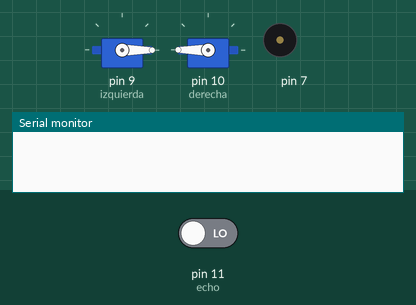
Recording of a sketch running on a simulated Arduino Uno, built with avr-gcc and run on an emulated ATmega328P. Shown: 2 × servo, buzzer (waves = sounding), the last lines printed to the serial monitor. The inputs (shaded band) are chosen by the test bench; at power-on: pin 11 (echo) LOW. Random numbers use the default seed unless the sketch sets one.

Above: at 0.1 s.
At 3.1 s:
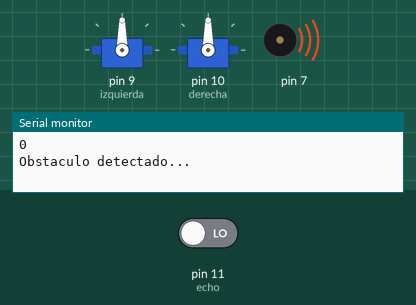
At 14.4 s:
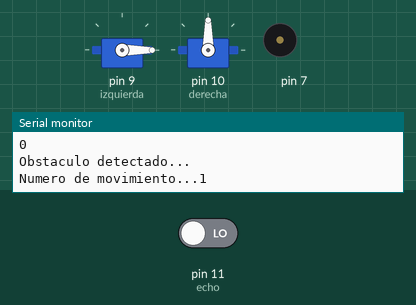
At 29.9 s:
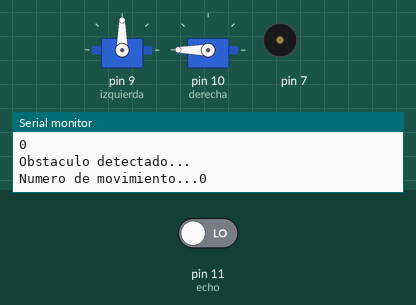
At 35.6 s:
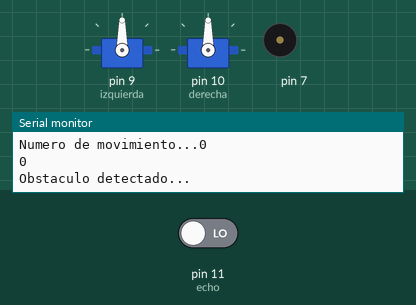
Timing chart, 0 to 40.0 s (numbered marks = the images above):
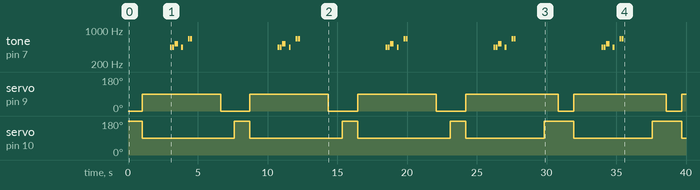

The sketch:

petronilo2015.ino
```cpp
#include<Servo.h>
#include "pitches.h"
int melody[] = {
                NA4,NA4,NC5,0,NA4,0,NE5,NE5,NE5,0,ND5,0,
                ND5,ND5,NE5,0,0,NE5,NE5,NE5,NE5,0,0,
                NE5,NE5,NE5,NE5,NE5,NE5,NE5,NE5,NE5,NE5,NE5,NE5,NE5,NE5,NE5,NE5,NE5,
                NE5,NE5,NE5,NE5,NE5,NE5,NE5,NE5,NE5,NE5,NE5,NE5,NE5,NE5,NE5,0,0,
                NA4,NA4,NC5,NC5,NA4,0,0
                };


int noteDurations[] = {
                       8,8,4,8,8,4,8,8,4,8,8,4, // 12
                       8,8,4,8,4,8,8,8,4,8,4, // 11
                       8,8,8,8,8,8,8,8,8,8,8,4,4,4,4,16,16, // 17
                       16,16,16,16,16,16,16,16,16,16,16,16,16,16,1,1,4, // 17
                       8,8,8,8,4,1,4 // 7
                       };
Servo izquierda,derecha;
int distancia=0;
int tiempo=0;
int echo=11;
int trig=12;
boolean giradoIzq=false;
void setup(){
  Serial.begin(9600);
  pinMode(trig, OUTPUT); /*activación del pin 9 como salida: para el pulso ultrasónico*/
  pinMode(echo, INPUT); /*activación del pin 8 como entrada: tiempo del rebote del ultrasonido*/
  izquierda.attach(9);
  derecha.attach(10);
  adelante();

}

void loop(){

calculaDistancia();
obstDetect(distancia);
delay(100);
}

void calculaDistancia(){
    digitalWrite(trig,LOW); /* Por cuestión de estabilización del sensor*/
  delayMicroseconds(5);
  digitalWrite(trig, HIGH); /* envío del pulso ultrasónico*/
  delayMicroseconds(10);
  tiempo=pulseIn(echo, HIGH); /* Función para medir la longitud del pulso entrante. Mide el tiempo que transcurrido entre el envío
  del pulso ultrasónico y cuando el sensor recibe el rebote, es decir: desde que el pin 12 empieza a recibir el rebote, HIGH, hasta que
  deja de hacerlo, LOW, la longitud del pulso entrante*/
  distancia= int(0.017*tiempo); /*fórmula para calcular la distancia obteniendo un valor entero*/
Serial.println(distancia);
  delay(10);

}
void obstDetect(int dist){
  if (dist<20){
    Serial.println("Obstaculo detectado...");
    alto();
    delay(2000);
    toca();
    delay(2000);
decideMovimiento();

  }else{
   adelante();
  }

}
void adelante(){
  izquierda.write(0);
derecha.write(180);

}
void atras(){
  izquierda.write(180);
derecha.write(0);

}
void giraIzquierda(){
  izquierda.write(90);
derecha.write(180);

}
void giraDerecha(){
  izquierda.write(0);
derecha.write(90);

}
void alto(){
 izquierda.write(90);
derecha.write(90);

}
void decideMovimiento(){
 int movimiento=(int)random (2);
 Serial.print("Numero de movimiento...");
 Serial.println(movimiento);
switch (movimiento){
 case 0:
 giraIzquierda();
 delay(1000);
 adelante();
 break;

 case 1:
 giraDerecha();
 delay(1000);
 adelante();
 break;

}

}
void toca(){
  for (int thisNote = 0; thisNote < 8; thisNote++) {

    // to calculate the note duration, take one second
    // divided by the note type.
    //e.g. quarter note = 1000 / 4, eighth note = 1000/8, etc.
    int noteDuration = 1000/noteDurations[thisNote];
    tone(7, melody[thisNote],noteDuration);

    // to distinguish the notes, set a minimum time between them.
    // the note's duration + 30% seems to work well:
    int pauseBetweenNotes = noteDuration * 1.30;
    delay(pauseBetweenNotes);
    // stop the tone playing:
    noTone(8);
  }
}
```

pitches.h
```cpp
/*************************************************
 * Public Constants
 *************************************************/

#define NB0  31
#define NC1  33
#define NCS1 35
#define ND1  37
#define NDS1 39
#define NE1  41
#define NF1  44
#define NFS1 46
#define NG1  49
#define NGS1 52
#define NA1  55
#define NAS1 58
#define NB1  62
#define NC2  65
#define NCS2 69
#define ND2  73
#define NDS2 78
#define NE2  82
#define NF2  87
#define NFS2 93
#define NG2  98
#define NGS2 104
#define NA2  110
#define NAS2 117
#define NB2  123
#define NC3  131
#define NCS3 139
#define ND3  147
#define NDS3 156
#define NE3  165
#define NF3  175
#define NFS3 185
#define NG3  196
#define NGS3 208
#define NA3  220
#define NAS3 233
#define NB3  247
#define NC4  262
#define NCS4 277
#define ND4  294
#define NDS4 311
#define NE4  330
#define NF4  349
#define NFS4 370
#define NG4  392
#define NGS4 415
#define NA4  440
#define NAS4 466
#define NB4  494
#define NC5  523
#define NCS5 554
#define ND5  587
#define NDS5 622
#define NE5  659
#define NF5  698
#define NFS5 740
#define NG5  784
#define NGS5 831
#define NA5  880
#define NAS5 932
#define NB5  988
#define NC6  1047
#define NCS6 1109
#define ND6  1175
#define NDS6 1245
#define NE6  1319
#define NF6  1397
#define NFS6 1480
#define NG6  1568
#define NGS6 1661
#define NA6  1760
#define NAS6 1865
#define NB6  1976
#define NC7  2093
#define NCS7 2217
#define ND7  2349
#define NDS7 2489
#define NE7  2637
#define NF7  2794
#define NFS7 2960
#define NG7  3136
#define NGS7 3322
#define NA7  3520
#define NAS7 3729
#define NB7  3951
#define NC8  4186
#define NCS8 4435
#define ND8  4699
#define NDS8 4978
```

Measured:
- by itself, servo on pin 9 (izquierda): goes 3 × (90° 5.6 s, 0° 2.1 s), 90° 6.6 s, 0° 1.1 s, 90° 6.6 s, 0° 1.1 s, then 90°
- by itself, servo on pin 10 (derecha): goes 3 × (90° 6.6 s, 180° 1.1 s), 90° 5.6 s, 180° 2.1 s, 90° 5.6 s, 180° 2.1 s, then 90°
- by itself, tone on pin 7: repeats every 7.7 s: silent 0.04 s, 440 Hz 0.13 s, silent 0.04 s, 523 Hz 0.25 s, silent 0.24 s, 440 Hz 0.13 s, silent 0.36 s, 659 Hz 0.13 s, silent 0.04 s, 659 Hz 0.13 s, silent 6.1 s, 440 Hz 0.13 s
